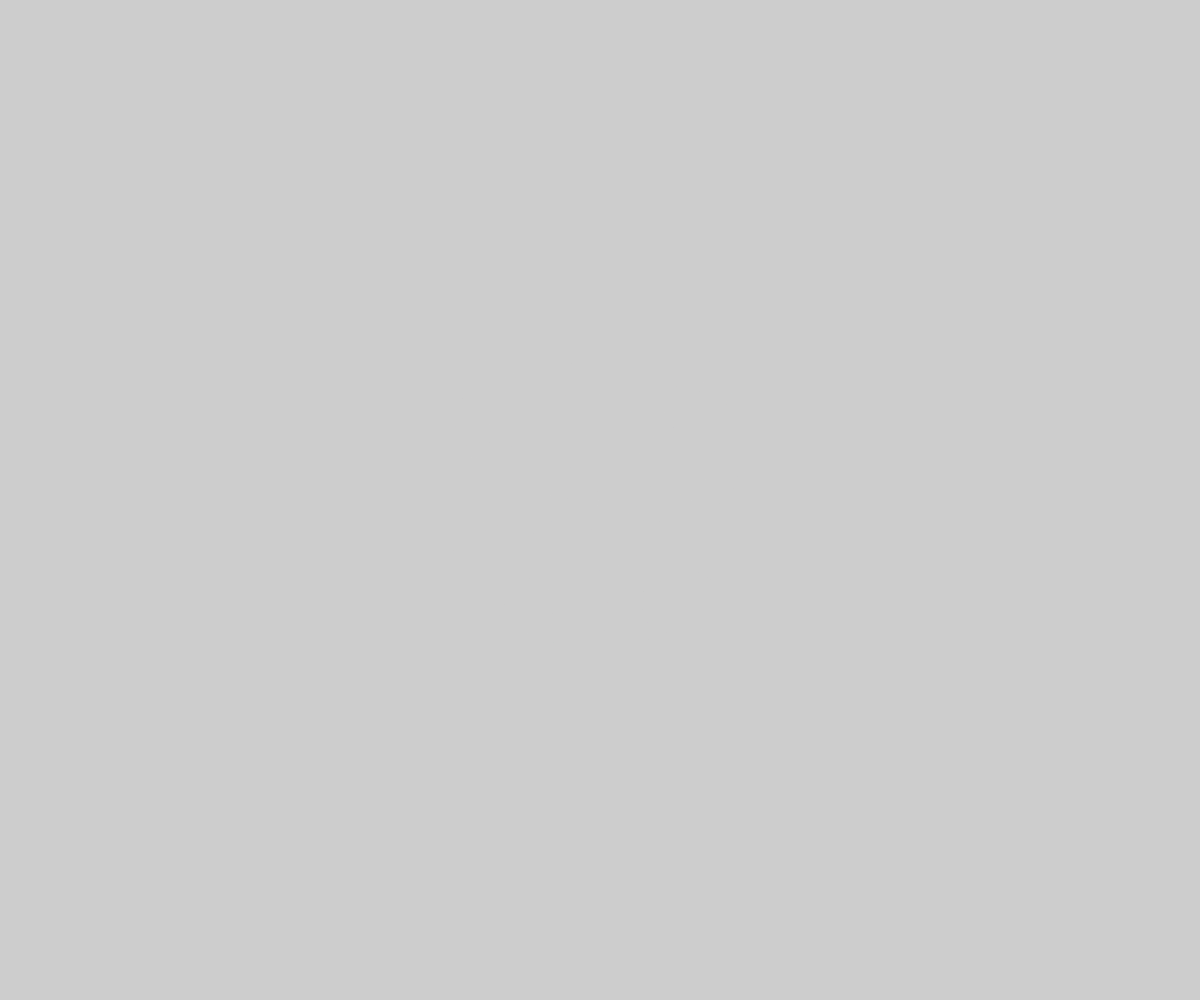
Frame 1 (no input)
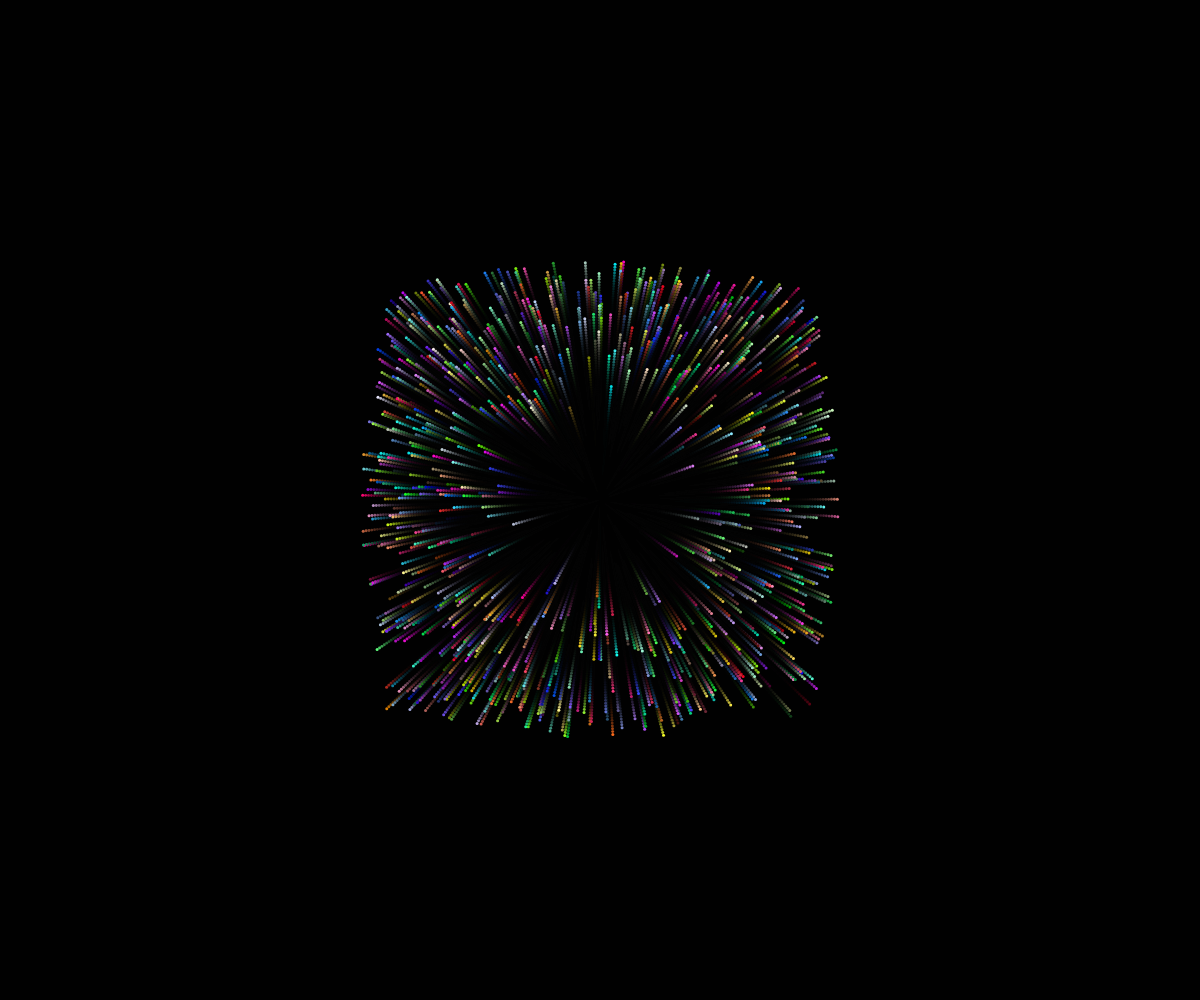
Frame 60 (no input)
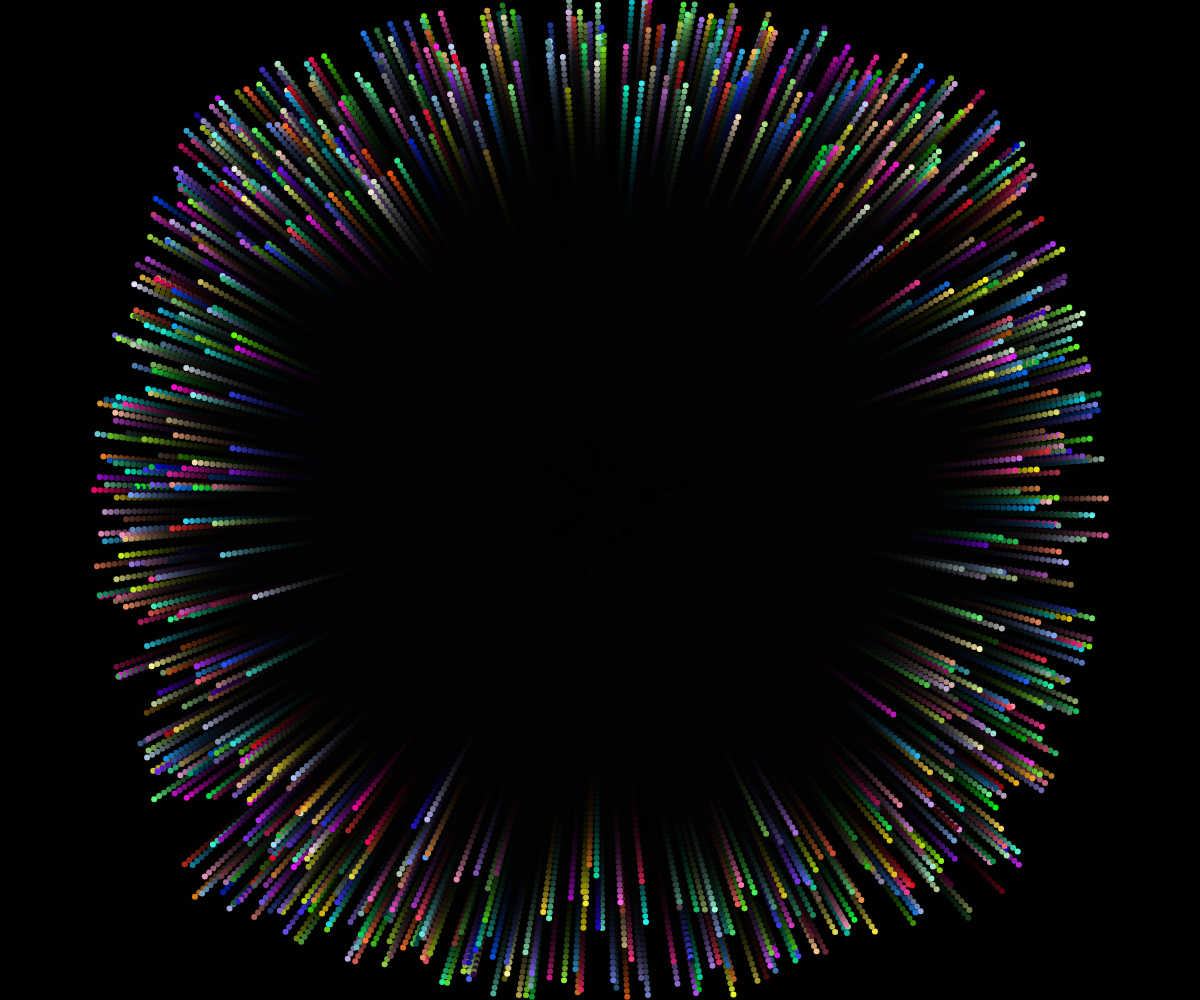
Frame 120 (the mouse pressed at the canvas centre since frame 60)

The p5.js sketch that drew these frames (run headless with seeded random() and noise() and a simulated clock; from frame 60 on, the mouse is pressed at the canvas centre):

// p5.js sketch
// ── sketch.js
let number_of_Stars = 1000;

let starArray = [];

let hoverSpeedMultiplier = 500;

function setup() {
  createCanvas(windowWidth, windowHeight);
  for (let i = 0; i < number_of_Stars; i++) {
    starArray.push(new Estrella());
  }
  
  // Add event listener to canvas for hover
  canvas.addEventListener("mouseover", function() {
    for (const newArr of starArray) {
      newArr.targetspeed *= hoverSpeedMultiplier;
      newArr.color = color(random(255), random(255), random(255));
    }
  });

  canvas.addEventListener("mouseout", function() {
    for (const newArr of starArray) {
      newArr.color = "white"; // change the color of the star back to white when the mouse is not hovering
    }
  });
  
 
}

function windowResized() {
  resizeCanvas(windowWidth, windowHeight);
}

function draw() {
  background(05, 50);
  translate(width / 2, height / 2);
  for (const newArr of starArray) {
    newArr.map();
  }
}

function Estrella() {
  this.x = random(-150, 150);
  this.y = random(-150, 150);
  this.targetspeed = random(5);
  this.speed = 0;
  this.color = "white";
  this.map = function () {
    stroke(this.color);
    this.speed += 0.05;
    if (this.speed > this.targetspeed) {
      this.speed = this.targetspeed;
    }
    
    strokeWeight(this.speed);
    point(this.x, this.y);
    this.mover();
    this.reiniciar();
  };

  this.mover = function () {
    let aceleration = createVector(this.x, this.y);
    aceleration.normalize();//Convertimos el vector en uno de radio 1
    aceleration.mult(this.speed);//Le asignamos una magnitud deseada
    this.x += aceleration.x;//se mueve x
    this.y += aceleration.y;//se mueve y
  };
  this.isOut = function () {
    if (this.x < -width / 2 || this.x > width / 2) {
      return true;
    }
    if (this.y < -height / 2 || this.y > height / 2) {
      return true;
    }
    return false;
  };
  this.reiniciar = function () {
    if (this.isOut()) {
      let i = starArray.indexOf(this);
      starArray.splice(i, 1);
      starArray.push(new Estrella());
    }
  };
}
